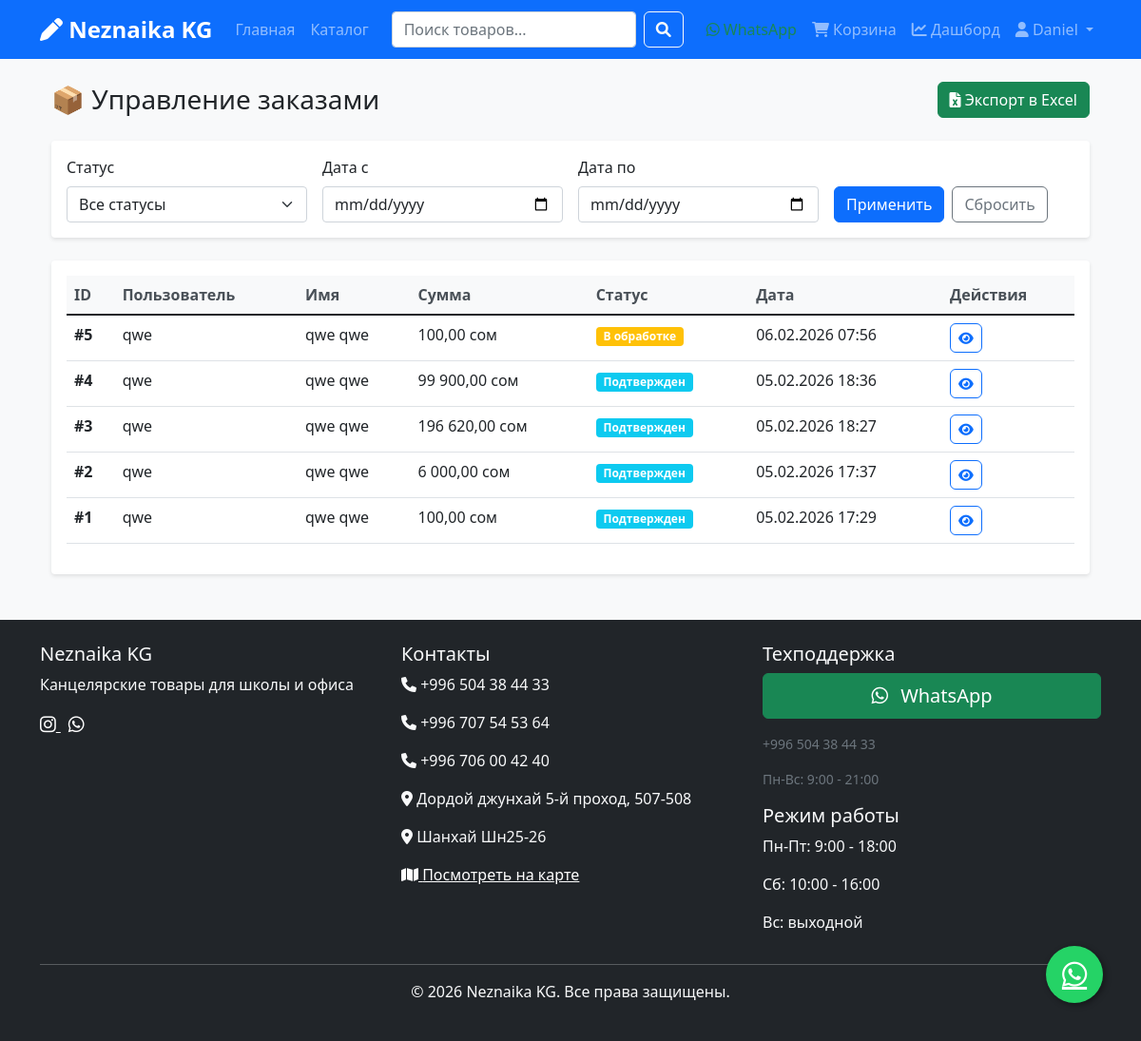
/dashboard/orders/ (signed in), run on an earlier commit of the app's database.
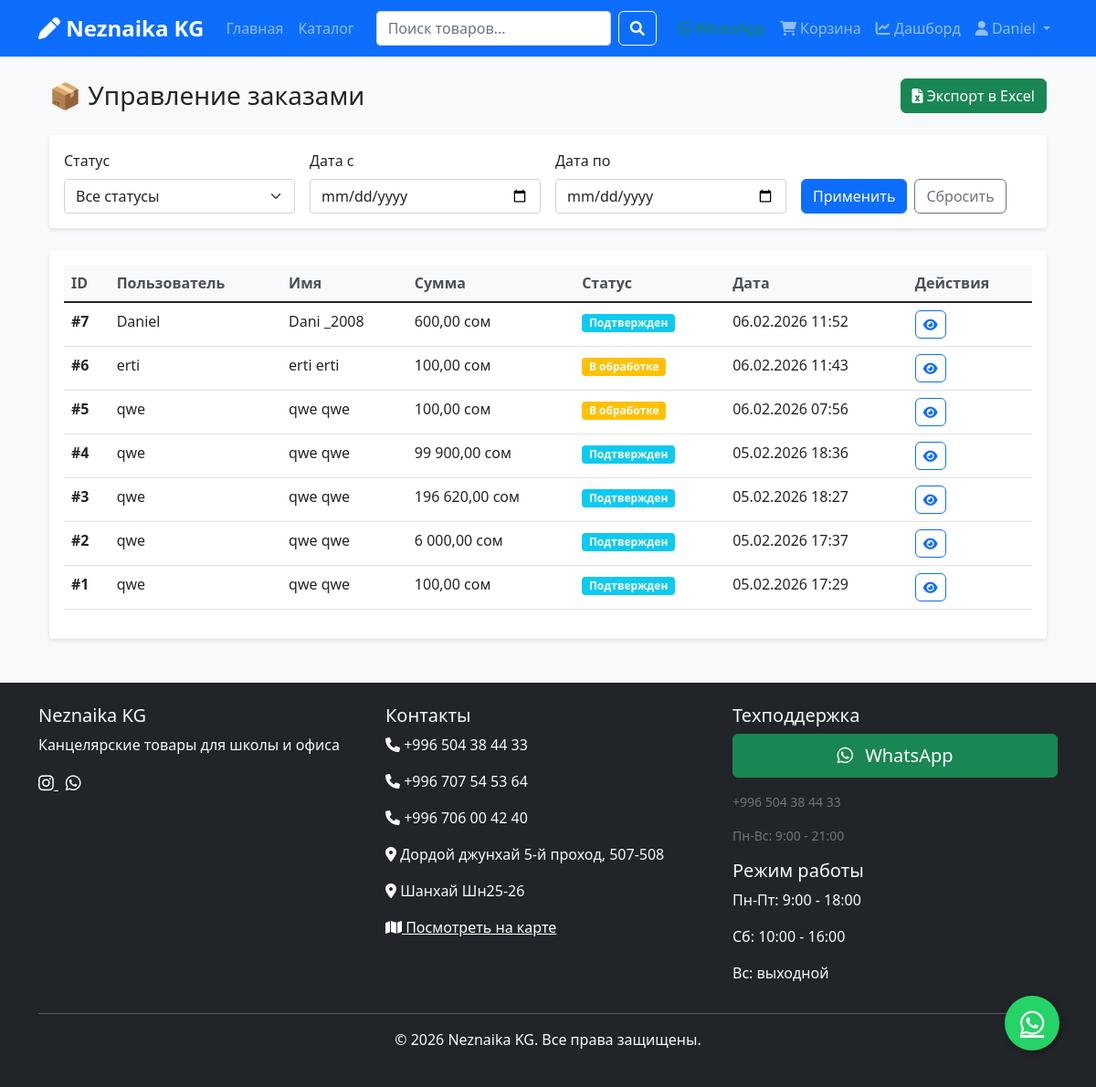
And on a later commit of the database.
### shop/models.py (models this page shows, shortened)
class Order(models.Model):
    STATUS_CHOICES = [
        ('pending', 'В обработке'),
        ('confirmed', 'Подтвержден'),
        ('shipped', 'Отправлен'),
        ('delivered', 'Доставлен'),
        ('cancelled', 'Отменен'),
    ]
    PAYMENT_CHOICES = [
        ('qr_code', 'QR-код (мБанк)'),
    ]
    user = models.ForeignKey(User, on_delete=models.CASCADE, verbose_name="Пользователь")
    first_name = models.CharField(max_length=50, verbose_name="Имя")
    last_name = models.CharField(max_length=50, verbose_name="Фамилия")
    email = models.EmailField(verbose_name="Email")
    phone = models.CharField(max_length=20, verbose_name="Телефон")
    address = models.TextField(verbose_name="Адрес доставки")
    postal_code = models.CharField(max_length=10, blank=True, verbose_name="Почтовый индекс")
    city = models.CharField(max_length=100, verbose_name="Город")
    created_at = models.DateTimeField(auto_now_add=True, verbose_name="Дата создания")
    updated_at = models.DateTimeField(auto_now=True, verbose_name="Дата обновления")
    status = models.CharField(max_length=20, choices=STATUS_CHOICES, default='pending', verbose_name="Статус")
    total_price = models.DecimalField(max_digits=10, decimal_places=2, verbose_name="Общая сумма")
    paid = models.BooleanField(default=False, verbose_name="Оплачен")
    payment_method = models.CharField(max_length=20, choices=PAYMENT_CHOICES, default='qr_code', verbose_name="Способ оплаты")
    qr_code = models.CharField(max_length=50, unique=True, blank=True, null=True, verbose_name="QR-код")
    qr_payment_data = models.TextField(blank=True, null=True, verbose_name="Данные для QR-оплаты")
    class Meta:
        verbose_name = "Заказ"
        verbose_name_plural = "Заказы"
        ordering = ['-created_at']

### dashboard/views.py (the view)
# urls.py: path('orders/', views.dashboard_orders, name='orders'),
@login_required
@user_passes_test(is_admin)
def dashboard_orders(request):
    orders = Order.objects.select_related('user').order_by('-created_at')
    status = request.GET.get('status', '')
    if status:
        orders = orders.filter(status=status)
    date_from = request.GET.get('date_from', '')
    if date_from:
        orders = orders.filter(created_at__date__gte=date_from)
    date_to = request.GET.get('date_to', '')
    if date_to:
        orders = orders.filter(created_at__date__lte=date_to)
    from django.core.paginator import Paginator
    paginator = Paginator(orders, 25)
    page = request.GET.get('page')
    orders = paginator.get_page(page)
    context = {
        'orders': orders,
        'status': status,
        'date_from': date_from,
        'date_to': date_to,
    }
    return render(request, 'dashboard/orders.html', context)

### dashboard/views.py (called while the page is built)
def is_admin(user):
    return user.is_authenticated and (user.is_staff or user.is_superuser)

### shop/context_processors.py (called while the page is built)
def shop_settings(request):
    return {
        'settings': {
            'SHOP_NAME': getattr(settings, 'SHOP_NAME', 'Магазин'),
            'SHOP_PHONE_1': getattr(settings, 'SHOP_PHONE_1', ''),
            'SHOP_PHONE_2': getattr(settings, 'SHOP_PHONE_2', ''),
            'SHOP_PHONE_3': getattr(settings, 'SHOP_PHONE_3', ''),
            'SHOP_INSTAGRAM': getattr(settings, 'SHOP_INSTAGRAM', '#'),
            'SHOP_ADDRESS_1': getattr(settings, 'SHOP_ADDRESS_1', ''),
            'SHOP_ADDRESS_2': getattr(settings, 'SHOP_ADDRESS_2', ''),
            'SHOP_MAP_URL': getattr(settings, 'SHOP_MAP_URL', '#'),
        }
    }

### templates/dashboard/orders.html (shortened to what this page needs)
{% extends "base.html" %}
{% load static %}
{% load humanize %}
{% block content %}
<div class="container-fluid">
    <div class="d-flex justify-content-between align-items-center mb-4">
        <h1 class="h3 mb-0">📦 Управление заказами</h1>
        <div class="d-flex align-items-center gap-2">
            <a href="{% url 'dashboard:export_orders' %}" class="btn btn-success">
                <i class="fas fa-file-excel"></i> Экспорт в Excel
            </a>
        </div>
    </div>
    <div class="card mb-4">
        <div class="card-body">
            <form method="get" class="row g-3">
                <div class="col-md-3">
                    <label for="status" class="form-label">Статус</label>
                    <select name="status" id="status" class="form-select">
                        <option value="">Все статусы</option>
                    </select>
                </div>
                <div class="col-md-3">
                    <label for="date_from" class="form-label">Дата с</label>
                    <input type="date" name="date_from" id="date_from" class="form-control" value="{{ date_from }}">
                </div>
                <div class="col-md-3">
                    <label for="date_to" class="form-label">Дата по</label>
                    <input type="date" name="date_to" id="date_to" class="form-control" value="{{ date_to }}">
                </div>
                <div class="col-md-3 d-flex align-items-end">
                    <button type="submit" class="btn btn-primary me-2">Применить</button>
                    <a href="{% url 'dashboard:orders' %}" class="btn btn-outline-secondary">Сбросить</a>
                </div>
            </form>
        </div>
    </div>
    <div class="card">
        <div class="card-body">
            <div class="table-responsive">
                <table class="table table-hover">
                    <thead class="table-light">
                        <tr>
                            <th>ID</th>
                            <th>Пользователь</th>
                            <th>Имя</th>
                            <th>Сумма</th>
                            <th>Статус</th>
                            <th>Дата</th>
                            <th>Действия</th>
                        </tr>
                    </thead>
                    <tbody>
                        {% for order in orders %}
                        <tr class="order-item">
                            <td><strong>#{{ order.id }}</strong></td>
                            <td>{{ order.user.username }}</td>
                            <td>{{ order.first_name }} {{ order.last_name }}</td>
                            <td>{{ order.total_price|intcomma }} сом</td>
                            <td>
                                {% if order.status == 'pending' %}
                                    <span class="badge bg-warning">В обработке</span>
                                {% elif order.status == 'confirmed' %}
                                    <span class="badge bg-info">Подтвержден</span>
                                {% elif order.status == 'shipped' %}
                                    <span class="badge bg-primary">Отправлен</span>
                                {% elif order.status == 'delivered' %}
                                    <span class="badge bg-success">Доставлен</span>
                                {% elif order.status == 'cancelled' %}
                                    <span class="badge bg-danger">Отменен</span>
                                {% endif %}
                            </td>
                            <td>{{ order.created_at|date:"d.m.Y H:i" }}</td>
                            <td>
                                <a href="{% url 'shop:order_detail' order.id %}" class="btn btn-sm btn-outline-primary">
                                    <i class="fas fa-eye"></i>
                                </a>
                            </td>
                        </tr>
                        {% empty %}
                        <tr>
                            <td colspan="7" class="text-center text-muted">Заказы не найдены</td>
                        </tr>
                        {% endfor %}
                    </tbody>
                </table>
            </div>
        </div>
    </div>
</div>
{% endblock %}

### templates/base.html (shortened to what this page needs)
<!DOCTYPE html>
<html lang="ru">
<head>
    <link href="https://cdn.jsdelivr.net/npm/bootstrap@5.1.3/dist/css/bootstrap.min.css" rel="stylesheet">
    <link href="https://cdnjs.cloudflare.com/ajax/libs/font-awesome/6.0.0/css/all.min.css" rel="stylesheet">
    {% load static %}
    <link href="{% static 'css/style.css' %}" rel="stylesheet">
</head>
<body>
    <nav class="navbar navbar-expand-lg navbar-dark bg-primary">
        <div class="container">
            <a class="navbar-brand" href="{% url 'shop:home' %}">
                <i class="fas fa-pen"></i> {{ settings.SHOP_NAME }}
            </a>
            <div class="collapse navbar-collapse" id="navbarNav">
                <ul class="navbar-nav me-auto">
                    <li class="nav-item">
                        <a class="nav-link" href="{% url 'shop:home' %}">Главная</a>
                    </li>
                    <li class="nav-item">
                        <a class="nav-link" href="{% url 'shop:product_list' %}">Каталог</a>
                    </li>
                </ul>
                <form class="d-flex me-3" action="{% url 'shop:search' %}" method="get">
                    <input class="form-control me-2" type="search" name="q" placeholder="Поиск товаров..." aria-label="Search">
                    <button class="btn btn-outline-light" type="submit">
                        <i class="fas fa-search"></i>
                    </button>
                </form>
                <ul class="navbar-nav">
                    <li class="nav-item">
                        <a class="nav-link text-success" href="https://wa.me/996504384433" target="_blank">
                            <i class="fab fa-whatsapp"></i> WhatsApp
                        </a>
                    </li>
                    {% if user.is_authenticated %}
                        <li class="nav-item">
                            <a class="nav-link" href="{% url 'shop:cart_detail' %}">
                                <i class="fas fa-shopping-cart"></i>
                                Корзина
                            </a>
                        </li>
                        {% if user.is_staff or user.is_superuser %}
                        <li class="nav-item">
                            <a class="nav-link" href="{% url 'dashboard:home' %}">
                                <i class="fas fa-chart-line"></i> Дашборд
                            </a>
                        </li>
                        {% endif %}
                        <li class="nav-item dropdown">
                            <a class="nav-link dropdown-toggle" href="#" id="navbarDropdown" role="button" data-bs-toggle="dropdown">
                                <i class="fas fa-user"></i> {{ user.username }}
                            </a>
                        </li>
                    {% endif %}
                </ul>
            </div>
        </div>
    </nav>
    <main class="container mt-4">
        {% block content %}{% endblock %}
    </main>
    <footer class="bg-dark text-light mt-5 py-4">
        <div class="container">
            <div class="row">
                <div class="col-md-4">
                    <h5>{{ settings.SHOP_NAME }}</h5>
                    <p>Канцелярские товары для школы и офиса</p>
                    <div class="social-links">
                        <a href="{{ settings.SHOP_INSTAGRAM }}" class="text-white me-2" target="_blank">
                            <i class="fab fa-instagram"></i>
                        </a>
                        <a href="https://wa.me/996504384433" class="text-white me-2" target="_blank">
                            <i class="fab fa-whatsapp"></i>
                        </a>
                    </div>
                </div>
                <div class="col-md-4">
                    <h5>Контакты</h5>
                    <p><i class="fas fa-phone"></i> {{ settings.SHOP_PHONE_1 }}</p>
                    <p><i class="fas fa-phone"></i> {{ settings.SHOP_PHONE_2 }}</p>
                    <p><i class="fas fa-phone"></i> {{ settings.SHOP_PHONE_3 }}</p>
                    <p><i class="fas fa-map-marker-alt"></i> {{ settings.SHOP_ADDRESS_1 }}</p>
                    <p><i class="fas fa-map-marker-alt"></i> {{ settings.SHOP_ADDRESS_2 }}</p>
                    <p><a href="{{ settings.SHOP_MAP_URL }}" class="text-white" target="_blank">
                        <i class="fas fa-map"></i> Посмотреть на карте
                    </a></p>
                </div>
                <div class="col-md-4">
                    <h5>Техподдержка</h5>
                    <div class="mb-3">
                        <a href="https://wa.me/996504384433" class="btn btn-success btn-lg w-100" target="_blank">
                            <i class="fab fa-whatsapp me-2"></i> WhatsApp
                        </a>
                    </div>
                    <p class="small text-muted">{{ settings.SHOP_PHONE_1 }}</p>
                    <p class="small text-muted">Пн-Вс: 9:00 - 21:00</p>
                    <h5>Режим работы</h5>
                    <p>Пн-Пт: 9:00 - 18:00</p>
                    <p>Сб: 10:00 - 16:00</p>
                    <p>Вс: выходной</p>
                </div>
            </div>
            <hr>
            <div class="text-center">
                <p>&copy; 2026 {{ settings.SHOP_NAME }}. Все права защищены.</p>
            </div>
        </div>
    </footer>
    <a href="https://wa.me/996504384433" class="whatsapp-float" target="_blank">
        <i class="fab fa-whatsapp"></i>
    </a>
</body>
</html>

### static/css/style.css (style rules this page uses)
body { font-family: 'Segoe UI', Tahoma, Geneva, Verdana, sans-serif; background-color: #f8f9fa; }
.navbar-brand { font-weight: bold; font-size: 1.5rem; }
.card { transition: transform 0.2s, box-shadow 0.2s; border: none; box-shadow: 0 2px 4px rgba(0,0,0,0.1); }
.btn { border-radius: 6px; transition: all 0.2s; }
footer { margin-top: auto; }
.badge { font-size: 0.75rem; }
.table th { border-top: none; font-weight: 600; color: #495057; }
.social-links a { font-size: 1.2rem; transition: color 0.2s; }
* { transition: color 0.2s, background-color 0.2s, border-color 0.2s; }

### templates/base.html (style rules this page uses)
.whatsapp-float { position: fixed; width: 60px; height: 60px; bottom: 40px; right: 40px; background-color: #25d366; color: #FFF; border-radius: 50px; text-align: center; font-size: 30px; box-shadow: 2px 2px 6px rgba(0,0,0,0.4); z-index: 1000; display: flex; align-items: center; justify-content: center; transition: all 0.3s ease; }

What changed in the data, as far as the page shows it:
added Order: id "7", user.username "Daniel", first_name "Dani", last_name "_2008", total_price "600,00", status "Подтвержден", created_at "06.02.2026 11:52"
added Order: id "6", user.username "erti", first_name "erti", last_name "erti", total_price "100,00", status "В обработке", created_at "06.02.2026 11:43"
